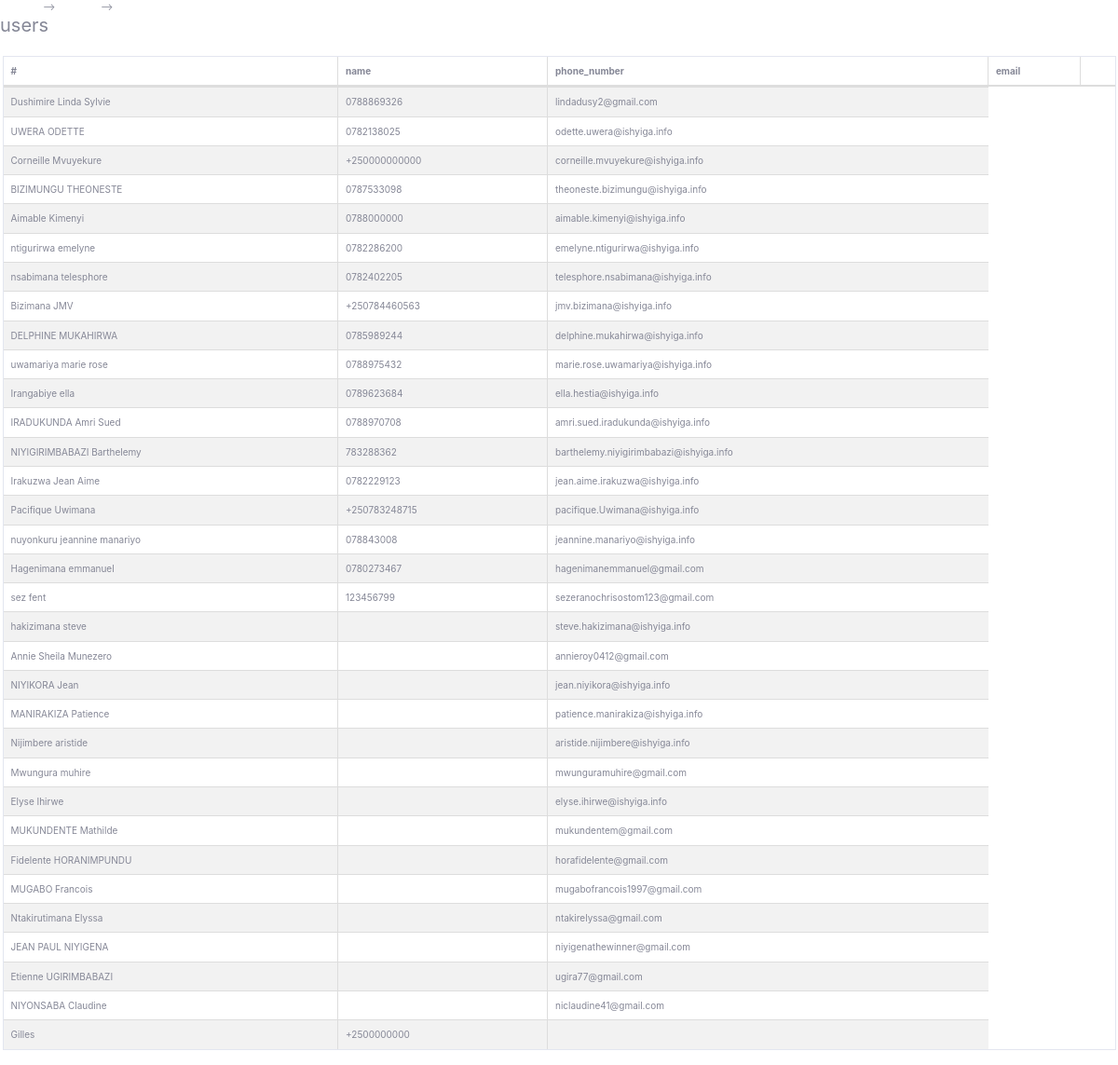
Before: /userlist.php (signed in) with the older database file.
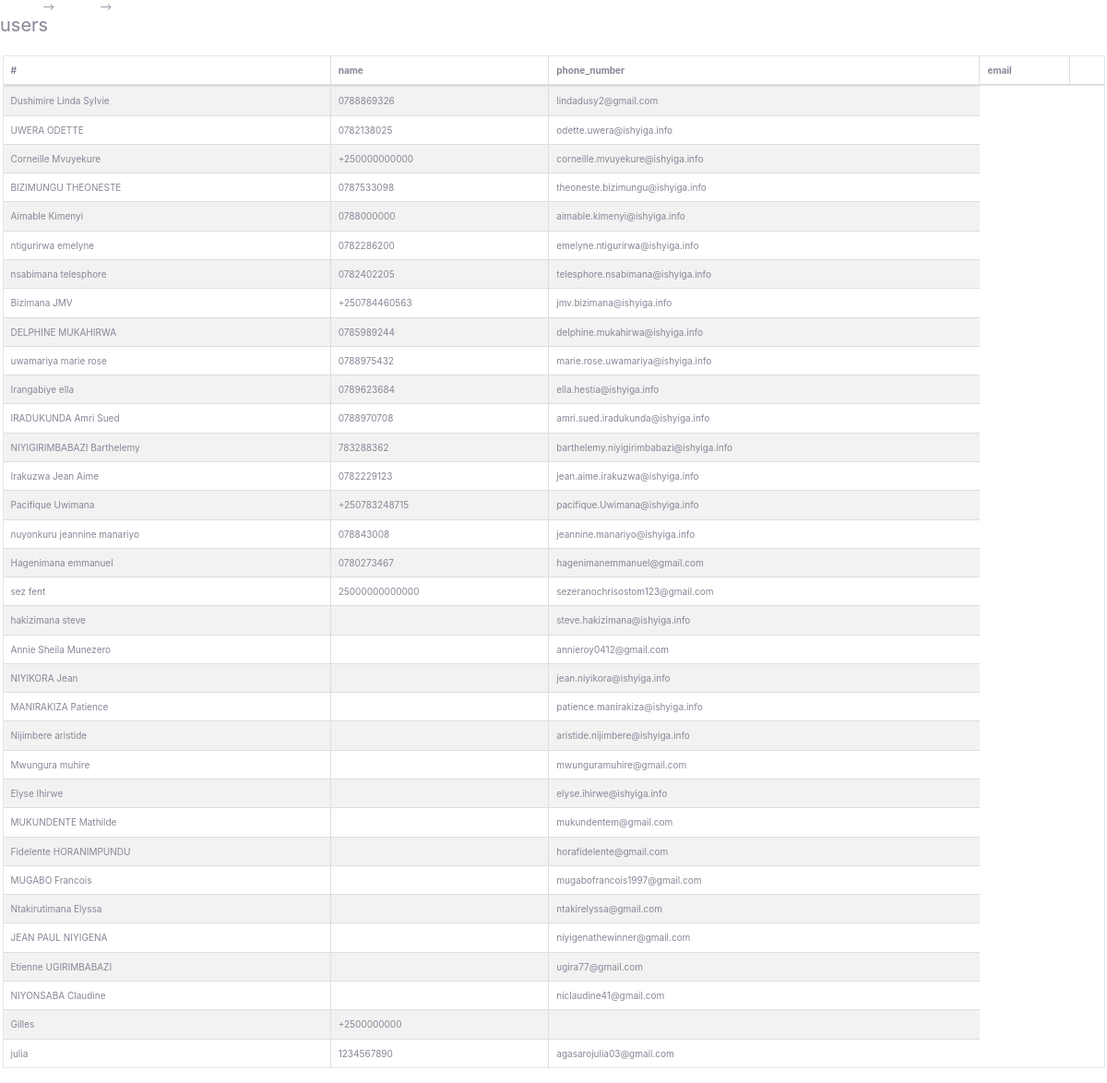
After: the same page with the newer database file.
### tables this page shows
CREATE TABLE `fluid_user` (
  `id` int(11) NOT NULL,
  `id_subcompany` int(11) NOT NULL,
  `username` varchar(255) NOT NULL,
  `full_name` varchar(255) NOT NULL,
  `phone_number` varchar(20) NOT NULL,
  `auth_key` varchar(32) DEFAULT '10',
  `password` varchar(255) NOT NULL,
  `passreset` varchar(255) NOT NULL,
  `email` varchar(255) NOT NULL,
  `role` int(11) NOT NULL DEFAULT '10',
  `last_login` datetime DEFAULT NULL,
  `live` int(250) DEFAULT '0',
  `status` varchar(250) DEFAULT 'lebour',
  `vercod` varchar(250) NOT NULL,
  `verfied` int(50) DEFAULT '0'
);

### userlist.php (the view, shortened to what this page needs)
<?php include('connexion.php');?>
<?php  include('header.php'); ?>
<div id="page-wrapper" >
    <div id="page-inner">
        <div class="row">
            <div class="col-md-6">
                <h2>users</h2>
            </div>
        </div>
        <div class="row" style="padding:10px;">
            <table class="table table-striped table-bordered table-hover">
                <thead>
                    <tr>
                        <th>#</th>
                        <th>name</th>
                        <th>phone_number</th>
                        <th>email</th>
                         <th></th>
                    </tr>
                </thead>
                <tbody>
                <?php
                    $sql = "SELECT full_name,phone_number,email from fluid_user";
                    $result = mysqli_query($connection, $sql);
                    if (mysqli_num_rows($result) > 0) {
                        while($row = mysqli_fetch_array( $result)) {
                            echo (
                                '
                                    <tr>'.
                                        '<td>'.$row["full_name"].'</td>'.
                                        '<td>'.$row["phone_number"].'</td>'.
                                        '<td>'.$row["email"].'</td>'.
                                    '</tr>
                                '
                            );
                        }
                    } else {
                        echo "0 results";
                    }
                ?>
                </tbody>
            </table>
<?php include('footer.php'); ?>

Changed rows visible on the page:
changed fluid_user "sez fent": phone_number "123456799" → "25000000000000"
added fluid_user: full_name "julia", phone_number "1234567890", email "agasarojulia03@gmail.com"
